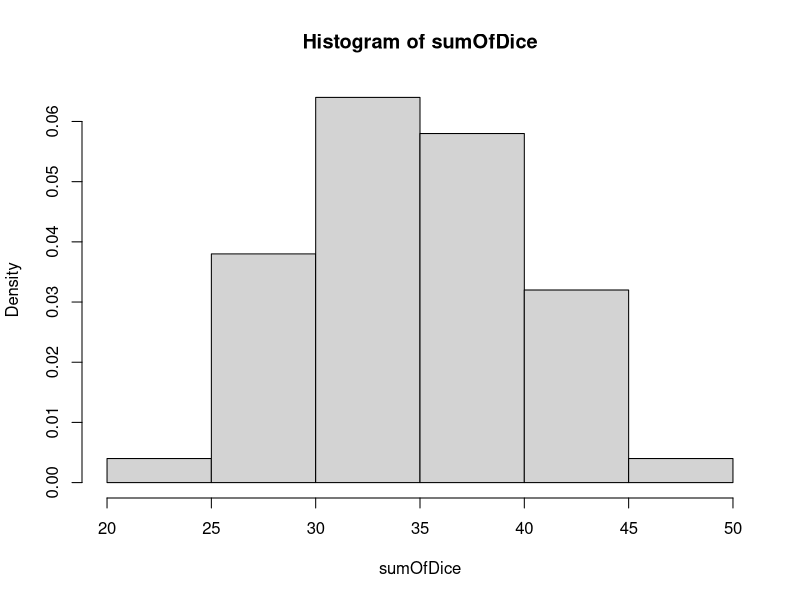

Generate this figure with R:
# sumOfDice.R

sampleSize<-100
numberDice=10

sumOfDice=rep(0,sampleSize)

str=sprintf("Generating %d samples of the experiment   `Find the sum of %d dice'  ",sampleSize,numberDice)
print(str)

for (ii in 1:sampleSize){
  sumOfDice[ii]=sum(floor(runif(numberDice,1,7)))
  #print(sumOfDice[ii])
}
if (sampleSize<1000){
  print(sumOfDice)
}

hist(sumOfDice,prob=T)